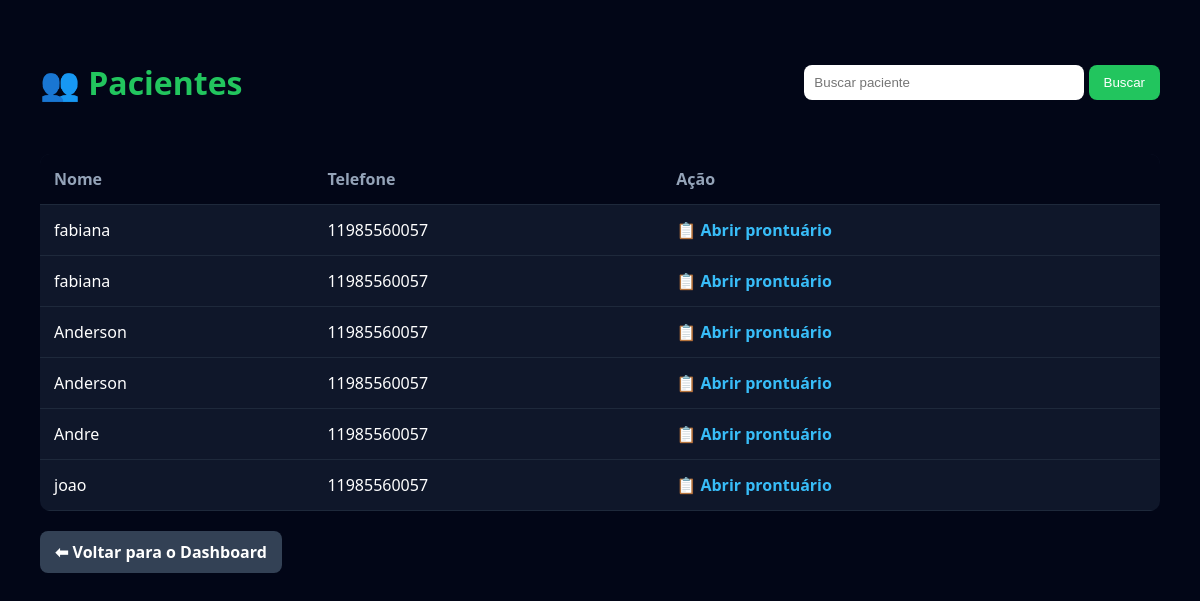
/pacientes, run on an earlier commit of the app's database.
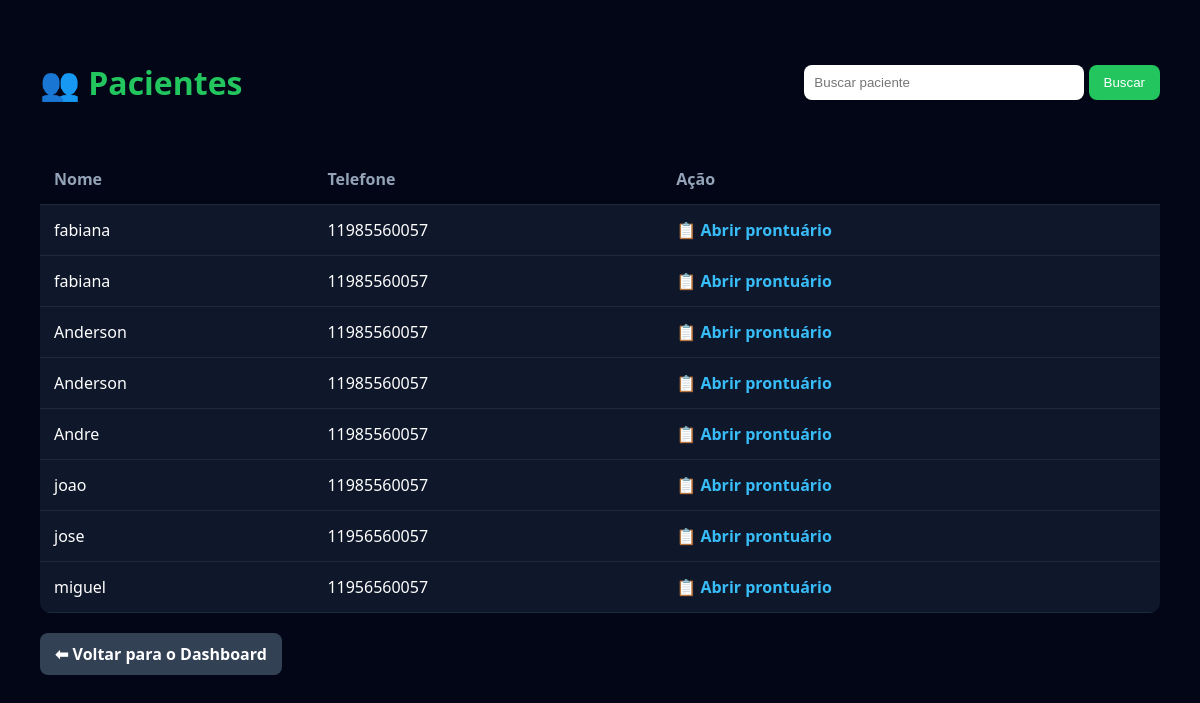
And on a later commit of the database.
### tables this page shows
CREATE TABLE pacientes(
        id INTEGER PRIMARY KEY AUTOINCREMENT,
        nome TEXT NOT NULL,
        idade INTEGER,
        data_exame TEXT
    , telefone TEXT, foto TEXT);

### app.py (the view)
@app.route("/pacientes")
def pacientes():
    busca = request.args.get("busca", "")
    conn = get_db()
    cursor = conn.cursor()
    if busca:
        cursor.execute("SELECT id,nome,telefone FROM pacientes WHERE nome LIKE ?", ('%' + busca + '%',))
    else:
        cursor.execute("SELECT id,nome,telefone FROM pacientes")
    lista = cursor.fetchall()
    conn.close()
    return render_template("pacientes.html", pacientes=lista)

### app.py (called while the page is built)
def get_db():
    conn = conectar()
    conn.row_factory = lambda cursor, row: {col[0]: row[idx] for idx, col in enumerate(cursor.description)}
    return conn

### templates/pacientes.html (shortened to what this page needs)
<!DOCTYPE html>
<html lang="pt-BR">
<head>
</head>
<body>
<div class="top-bar">
  <h1>👥 Pacientes</h1>
  <form method="GET">
    <input
      name="busca"
      placeholder="Buscar paciente"
      value="{{ request.args.get('busca','') }}"
    >
    <button type="submit">Buscar</button>
  </form>
</div>
{% if pacientes %}
<table>
<tr>
  <th>Nome</th>
  <th>Telefone</th>
  <th>Ação</th>
</tr>
{% for p in pacientes %}
<tr>
<td>{{ p["nome"] }}</td>
<td>{{ p["telefone"] }}</td>
<td>
  <a href="/prontuario/{{ p['id'] }}">
    📋 Abrir prontuário
  </a>
</td>
</tr>
{% endfor %}
</table>
{% else %}
<p class="sem-dados">Nenhum paciente encontrado.</p>
{% endif %}
<a class="btn-voltar" href="/dashboard">⬅ Voltar para o Dashboard</a>
</body>
</html>

### templates/pacientes.html (style rules this page uses)
body { font-family:Segoe UI; background:#020617; color:white; padding:40px; margin:0; }
h1 { color:#22c55e; margin-bottom:20px; }
.top-bar { display:flex; justify-content:space-between; align-items:center; flex-wrap:wrap; }
input { padding:10px; width:260px; border-radius:8px; border:none; outline:none; }
button { padding:10px 15px; border:none; border-radius:8px; background:#22c55e; color:white; cursor:pointer; }
table { width:100%; margin-top:30px; border-collapse:collapse; background:#0f172a; border-radius:10px; overflow:hidden; }
td,th { padding:14px; border-bottom:1px solid #1e293b; text-align:left; }
th { background:#020617; color:#94a3b8; }
a { color:#38bdf8; text-decoration:none; font-weight:bold; }
.btn-voltar { display:inline-block; margin-top:20px; padding:10px 15px; background:#334155; border-radius:8px; color:white; }

What changed in the data, as far as the page shows it:
added pacientes: nome "jose", telefone "11956560057"
added pacientes: nome "miguel", telefone "11956560057"
